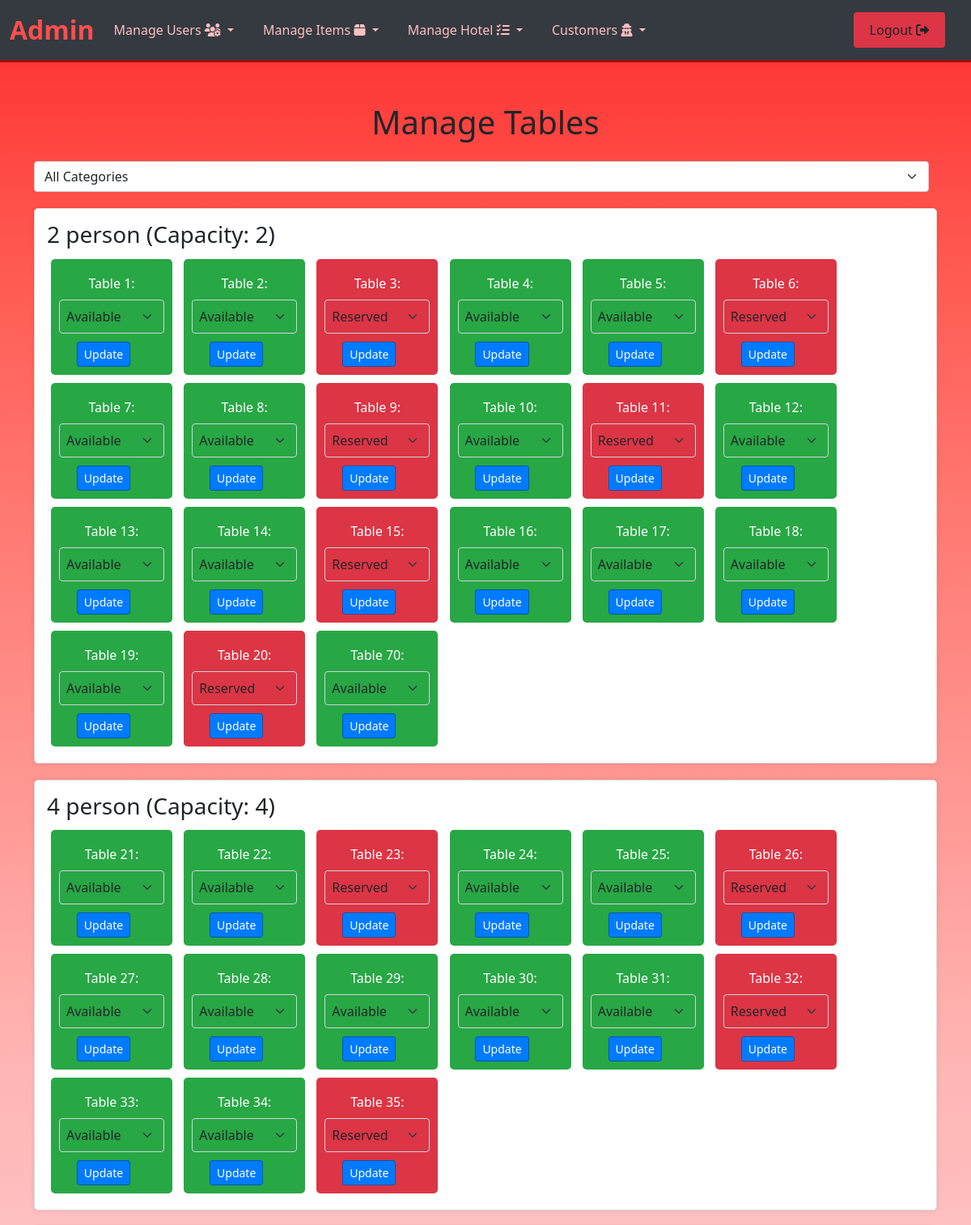
/the_gallery_cafe/admin/manage_tables.php (signed in, upper part), run on the app's committed database.
### tables this page shows
CREATE TABLE `tables` (
  `id` int(11) NOT NULL,
  `category` varchar(255) NOT NULL,
  `capacity` int(11) NOT NULL,
  `available` tinyint(1) NOT NULL DEFAULT 1,
  `reserved` tinyint(1) NOT NULL DEFAULT 0
);

### the_gallery_cafe/admin/manage_tables.php (the view, shortened to what this page needs)
<?php include('partials/header_a.php'); ?>
<?php include('../config.php');
$result = $conn->query("SELECT * FROM tables ORDER BY category, capacity ASC");
$tables = $result->fetch_all(MYSQLI_ASSOC);
?>
<div class="container">
    <h1 class="mb-4 text-center">Manage Tables</h1>
    <div class="filter-container">
        <select id="category-filter" class="form-select">
            <option value="all">All Categories</option>
        </select>
    </div>
    <?php
    $current_category = '';
    foreach ($tables as $index => $table):
        if ($table['category'] !== $current_category) {
            if ($current_category !== '') {
                echo '</div>';
            }
            $current_category = $table['category'];
            echo '<div class="table-category" data-category="' . htmlspecialchars($table['category']) . '">';
            echo '<h3>' . htmlspecialchars($table['category']) . ' (Capacity: ' . $table['capacity'] . ')</h3>';
        }
    ?>
        <div class="table <?= $table['reserved'] ? 'table-reserved' : ($table['available'] ? 'table-available' : '') ?>">
            <form action="manage_tables.php" method="POST">
                <div class="form-group">
                    <label for="status-<?php echo $table['id']; ?>">Table <?php echo $table['id']; ?>:</label>
                    <select id="status-<?php echo $table['id']; ?>" name="status" class="form-select">
                        <option value="available" <?= $table['available'] ? 'selected' : '' ?>>Available</option>
                        <option value="reserved" <?= $table['reserved'] ? 'selected' : '' ?>>Reserved</option>
                    </select>
                </div>
                <button type="submit" class="btn btn-light btn-sm">Update</button>
            </form>
        </div>
    <?php endforeach; ?>
    </div>
<?php include('partials/footer_a.php'); ?>

### the_gallery_cafe/admin/partials/header_a.php (style rules this page uses)
body { animation: fadeIn 0.7s ease-in-out; }
.btn { margin-left: auto; margin-right: 20px; }

### the_gallery_cafe/admin/manage_tables.php (style rules this page uses)
body { background-image: linear-gradient(to bottom, #ff2e2e, #ff5a52, #ff7b74, #ff9995, #ffb6b4, #ffc5c9, #ffd5db, #fee5eb, #fcecf4, #fbf3fa, #fcf9fd, #ffffff); background-size: cover; margin: 0; padding: 0; }
.container { margin-top: 50px; }
.table-category { margin-bottom: 20px; padding: 15px; border: 1px solid #ddd; background-color: #fff; border-radius: 5px; }
.table-category h3 { margin-top: 0; }
.form-group { margin-bottom: 10px; }
.form-group input, .form-group select { margin-right: 10px; }
.table { display: inline-block; width: 150px; padding: 10px; margin: 5px; border-radius: 5px; text-align: center; color: #fff; }
.table-available { background-color: #28a745; }
.table-reserved { background-color: #dc3545; }
.filter-container { margin-bottom: 20px; display: flex; justify-content: flex-start; align-items: center; }
.filter-container select { margin-right: 10px; }
.table-category { background-color: #fff; border: 1px solid #ddd; border-radius: 5px; margin-bottom: 20px; padding: 15px; box-shadow: 0 0 5px rgba(0, 0, 0, 0.1); }
.btn-light { background-color: #007bff; border: 1px solid #0056b3; color: #fff; }

### data on the page
tables: category "2 person", capacity "2", id "1", status "Available"
tables: id "2", status "Available"
tables: id "3", status "Reserved"
tables: id "4", status "Available"
tables: id "5", status "Available"
tables: id "6", status "Reserved"
tables: id "7", status "Available"
tables: id "8", status "Available"
tables: id "9", status "Reserved"
tables: id "10", status "Available"
tables: id "11", status "Reserved"
tables: id "12", status "Available"
tables: id "13", status "Available"
tables: id "14", status "Available"
tables: id "15", status "Reserved"
tables: id "16", status "Available"
tables: id "17", status "Available"
tables: id "18", status "Available"
tables: id "19", status "Available"
tables: id "20", status "Reserved"
tables: id "70", status "Available"
tables: category "4 person", capacity "4", id "21", status "Available"
tables: id "22", status "Available"
tables: id "23", status "Reserved"
tables: id "24", status "Available"
tables: id "25", status "Available"
tables: id "26", status "Reserved"
tables: id "27", status "Available"
tables: id "28", status "Available"
tables: id "29", status "Available"
tables: id "30", status "Available"
tables: id "31", status "Available"
tables: id "32", status "Reserved"
tables: id "33", status "Available"
tables: id "34", status "Available"
tables: id "35", status "Reserved"
